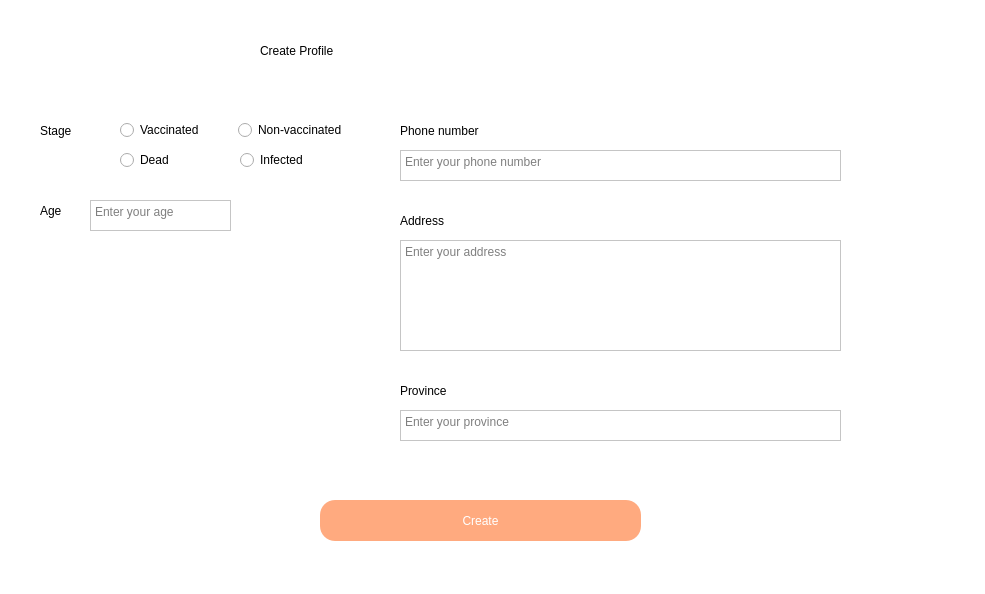
<?xml version="1.0" encoding="UTF-8"?>
<ui version="4.0">
 <class>MainWindow</class>
 <widget class="QMainWindow" name="MainWindow">
  <property name="geometry">
   <rect>
    <x>0</x>
    <y>0</y>
    <width>985</width>
    <height>594</height>
   </rect>
  </property>
  <property name="minimumSize">
   <size>
    <width>985</width>
    <height>594</height>
   </size>
  </property>
  <property name="maximumSize">
   <size>
    <width>985</width>
    <height>594</height>
   </size>
  </property>
  <property name="windowTitle">
   <string>MainWindow</string>
  </property>
  <property name="styleSheet">
   <string notr="true">background-color: rgb(255, 255, 255);</string>
  </property>
  <widget class="QWidget" name="centralwidget">
   <widget class="QLabel" name="label">
    <property name="geometry">
     <rect>
      <x>260</x>
      <y>10</y>
      <width>431</width>
      <height>81</height>
     </rect>
    </property>
    <property name="styleSheet">
     <string notr="true">font: 700 48pt &quot;Microsoft JhengHei UI&quot;;</string>
    </property>
    <property name="text">
     <string>Create Profile</string>
    </property>
   </widget>
   <widget class="QLabel" name="label_full_name">
    <property name="geometry">
     <rect>
      <x>40</x>
      <y>110</y>
      <width>91</width>
      <height>41</height>
     </rect>
    </property>
    <property name="styleSheet">
     <string notr="true">font: 700 13pt &quot;Microsoft JhengHei UI&quot;;
</string>
    </property>
    <property name="text">
     <string>Stage</string>
    </property>
   </widget>
   <widget class="QLabel" name="label_full_name_3">
    <property name="geometry">
     <rect>
      <x>400</x>
      <y>110</y>
      <width>141</width>
      <height>41</height>
     </rect>
    </property>
    <property name="styleSheet">
     <string notr="true">font: 700 13pt &quot;Microsoft JhengHei UI&quot;;
</string>
    </property>
    <property name="text">
     <string>Phone number</string>
    </property>
   </widget>
   <widget class="QLabel" name="label_full_name_4">
    <property name="geometry">
     <rect>
      <x>400</x>
      <y>200</y>
      <width>91</width>
      <height>41</height>
     </rect>
    </property>
    <property name="styleSheet">
     <string notr="true">font: 700 13pt &quot;Microsoft JhengHei UI&quot;;
</string>
    </property>
    <property name="text">
     <string>Address</string>
    </property>
   </widget>
   <widget class="QLabel" name="label_full_name_5">
    <property name="geometry">
     <rect>
      <x>400</x>
      <y>370</y>
      <width>91</width>
      <height>41</height>
     </rect>
    </property>
    <property name="styleSheet">
     <string notr="true">font: 700 13pt &quot;Microsoft JhengHei UI&quot;;
</string>
    </property>
    <property name="text">
     <string>Province</string>
    </property>
   </widget>
   <widget class="QLabel" name="label_full_name_6">
    <property name="geometry">
     <rect>
      <x>40</x>
      <y>190</y>
      <width>41</width>
      <height>41</height>
     </rect>
    </property>
    <property name="styleSheet">
     <string notr="true">font: 700 13pt &quot;Microsoft JhengHei UI&quot;;
</string>
    </property>
    <property name="text">
     <string>Age</string>
    </property>
   </widget>
   <widget class="QRadioButton" name="radioButton_vaccinated">
    <property name="geometry">
     <rect>
      <x>120</x>
      <y>120</y>
      <width>89</width>
      <height>20</height>
     </rect>
    </property>
    <property name="text">
     <string>Vaccinated</string>
    </property>
    <attribute name="buttonGroup">
     <string notr="true">buttonGroup_2</string>
    </attribute>
   </widget>
   <widget class="QRadioButton" name="radioButton_non_vaccinated">
    <property name="geometry">
     <rect>
      <x>238</x>
      <y>120</y>
      <width>121</width>
      <height>20</height>
     </rect>
    </property>
    <property name="text">
     <string>Non-vaccinated</string>
    </property>
    <attribute name="buttonGroup">
     <string notr="true">buttonGroup_2</string>
    </attribute>
   </widget>
   <widget class="QTextEdit" name="textEdit_phone_number">
    <property name="geometry">
     <rect>
      <x>400</x>
      <y>150</y>
      <width>441</width>
      <height>31</height>
     </rect>
    </property>
    <property name="styleSheet">
     <string notr="true">font: 700 12pt &quot;Microsoft JhengHei UI Light&quot;;
</string>
    </property>
    <property name="inputMethodHints">
     <set>Qt::ImhNone</set>
    </property>
    <property name="placeholderText">
     <string>Enter your phone number</string>
    </property>
   </widget>
   <widget class="QTextEdit" name="textEdit_address">
    <property name="geometry">
     <rect>
      <x>400</x>
      <y>240</y>
      <width>441</width>
      <height>111</height>
     </rect>
    </property>
    <property name="styleSheet">
     <string notr="true">font: 700 12pt &quot;Microsoft JhengHei UI Light&quot;;
</string>
    </property>
    <property name="inputMethodHints">
     <set>Qt::ImhNone</set>
    </property>
    <property name="placeholderText">
     <string>Enter your address</string>
    </property>
   </widget>
   <widget class="QTextEdit" name="textEdit_province">
    <property name="geometry">
     <rect>
      <x>400</x>
      <y>410</y>
      <width>441</width>
      <height>31</height>
     </rect>
    </property>
    <property name="styleSheet">
     <string notr="true">font: 700 12pt &quot;Microsoft JhengHei UI Light&quot;;
</string>
    </property>
    <property name="inputMethodHints">
     <set>Qt::ImhNone</set>
    </property>
    <property name="placeholderText">
     <string>Enter your province</string>
    </property>
   </widget>
   <widget class="QTextEdit" name="textEdit_age">
    <property name="geometry">
     <rect>
      <x>90</x>
      <y>200</y>
      <width>141</width>
      <height>31</height>
     </rect>
    </property>
    <property name="styleSheet">
     <string notr="true">font: 700 12pt &quot;Microsoft JhengHei UI Light&quot;;
</string>
    </property>
    <property name="inputMethodHints">
     <set>Qt::ImhNone</set>
    </property>
    <property name="placeholderText">
     <string>Enter your age</string>
    </property>
   </widget>
   <widget class="QPushButton" name="pushButton_create">
    <property name="geometry">
     <rect>
      <x>320</x>
      <y>500</y>
      <width>321</width>
      <height>41</height>
     </rect>
    </property>
    <property name="styleSheet">
     <string notr="true">font: 700 16pt &quot;Microsoft JhengHei UI&quot;;
background-color: rgb(255, 170, 127);
color: rgb(255, 255, 255);
border-radius: 15px;</string>
    </property>
    <property name="text">
     <string>Create</string>
    </property>
   </widget>
   <widget class="QLabel" name="label_2">
    <property name="geometry">
     <rect>
      <x>80</x>
      <y>260</y>
      <width>231</width>
      <height>251</height>
     </rect>
    </property>
    <property name="text">
     <string/>
    </property>
    <property name="pixmap">
     <pixmap>../create_virus2.png</pixmap>
    </property>
   </widget>
   <widget class="QRadioButton" name="radioButton_dead">
    <property name="geometry">
     <rect>
      <x>120</x>
      <y>150</y>
      <width>89</width>
      <height>20</height>
     </rect>
    </property>
    <property name="text">
     <string>Dead</string>
    </property>
    <attribute name="buttonGroup">
     <string notr="true">buttonGroup_2</string>
    </attribute>
   </widget>
   <widget class="QRadioButton" name="radioButton_infected">
    <property name="geometry">
     <rect>
      <x>240</x>
      <y>150</y>
      <width>89</width>
      <height>20</height>
     </rect>
    </property>
    <property name="text">
     <string>Infected</string>
    </property>
    <attribute name="buttonGroup">
     <string notr="true">buttonGroup_2</string>
    </attribute>
   </widget>
  </widget>
  <widget class="QMenuBar" name="menubar">
   <property name="geometry">
    <rect>
     <x>0</x>
     <y>0</y>
     <width>985</width>
     <height>22</height>
    </rect>
   </property>
  </widget>
  <widget class="QStatusBar" name="statusbar"/>
 </widget>
 <resources/>
 <connections/>
 <buttongroups>
  <buttongroup name="buttonGroup_2"/>
 </buttongroups>
</ui>
